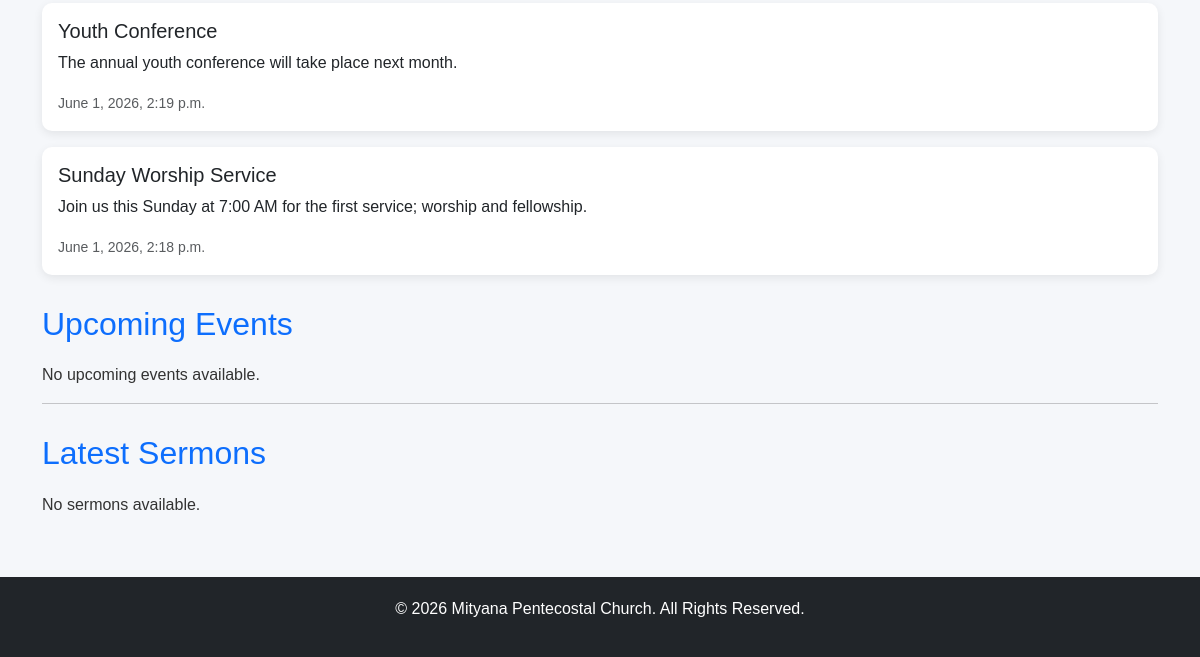
/ (lower part), run on an earlier commit of the app's database.
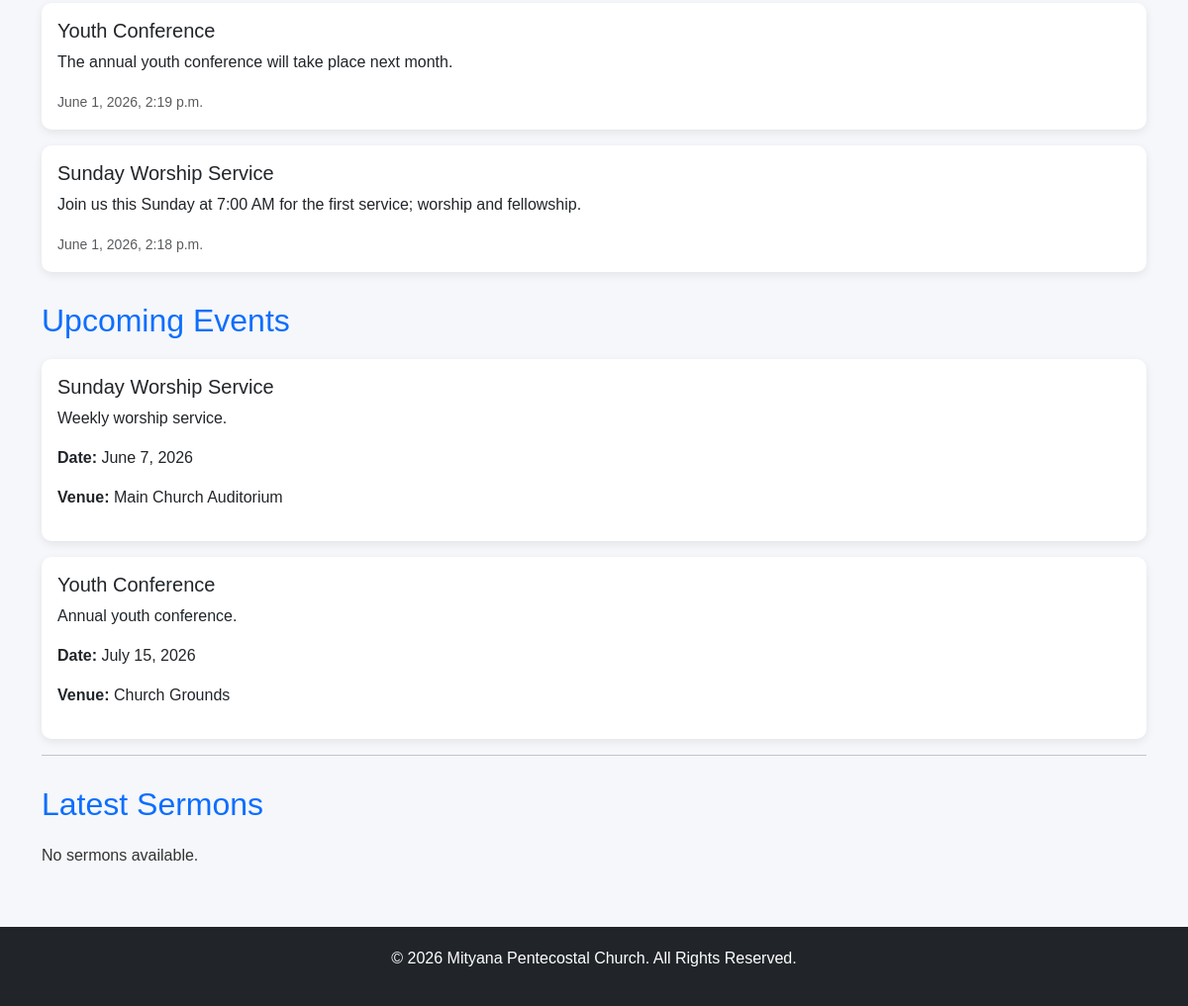
And on a later commit of the database.
### announcements/models.py (models this page shows, shortened)
class Announcement(models.Model):
    title = models.CharField(max_length=200)
    content = models.TextField()
    created_at = models.DateTimeField(auto_now_add=True)
    is_active = models.BooleanField(default=True)
    class Meta:
        ordering = ['-created_at']

### events/models.py (models this page shows, shortened)
class Event(models.Model):
    title = models.CharField(max_length=200)
    description = models.TextField()
    event_date = models.DateField()
    event_time = models.TimeField()
    venue = models.CharField(max_length=200)
    is_active = models.BooleanField(default=True)
    created_at = models.DateTimeField(auto_now_add=True)
    class Meta:
        ordering = ['event_date']

### core/views.py (the view)
# urls.py: 2. Add a URL to urlpatterns:  path('', views.home, name='home')
def home(request):
    announcements = Announcement.objects.filter(
        is_active=True
    )[:5]
    events = Event.objects.filter(
        is_active=True
    )[:5]
    sermons = Sermon.objects.filter(
        is_published=True
    )[:3]
    context = {
        'announcements': announcements,
        'events': events,
        'sermons': sermons
    }
    return render(
        request,
        'home.html',
        context
    )

### templates/home.html (shortened to what this page needs)
{% extends 'base.html' %}
{% block content %}
{% for announcement in announcements %}
<div class="card mb-3">
    <div class="card-body">
        <h5>{{ announcement.title }}</h5>
        <p>
            {{ announcement.content }}
        </p>
        <small class="text-muted">
            {{ announcement.created_at }}
        </small>
    </div>
</div>
{% empty %}
<p>No announcements available.</p>
{% endfor %}
<h2>Upcoming Events</h2>
{% for event in events %}
<div class="card mb-3">
    <div class="card-body">
        <h5>{{ event.title }}</h5>
        <p>{{ event.description }}</p>
        <p>
            <strong>Date:</strong>
            {{ event.event_date }}
        </p>
        <p>
            <strong>Venue:</strong>
            {{ event.venue }}
        </p>
    </div>
</div>
{% empty %}
<p>No upcoming events available.</p>
{% endfor %}
<hr>
<h2>Latest Sermons</h2>
{% for sermon in sermons %}
<div class="card mb-3">
    <div class="card-body">
        <h5>{{ sermon.title }}</h5>
        <p>
            <strong>Preacher:</strong>
            {{ sermon.preacher }}
        </p>
        <p>
            <strong>Bible Text:</strong>
            {{ sermon.bible_text }}
        </p>
        <p>
            {{ sermon.summary|truncatewords:25 }}
        </p>
    </div>
</div>
{% empty %}
<p>No sermons available.</p>
{% endfor %}
{% endblock %}

What changed in the data, as far as the page shows it:
added Event: title "Sunday Worship Service", description "Weekly worship service.", event_date "June 7, 2026", venue "Main Church Auditorium"
added Event: title "Youth Conference", description "Annual youth conference.", event_date "July 15, 2026", venue "Church Grounds"
Also different on the page:
text no longer shown: "No upcoming events available."
